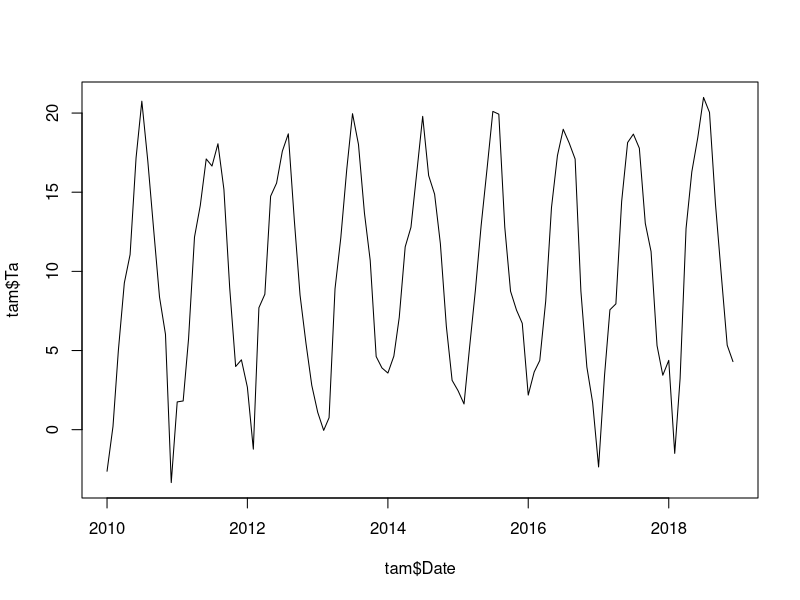
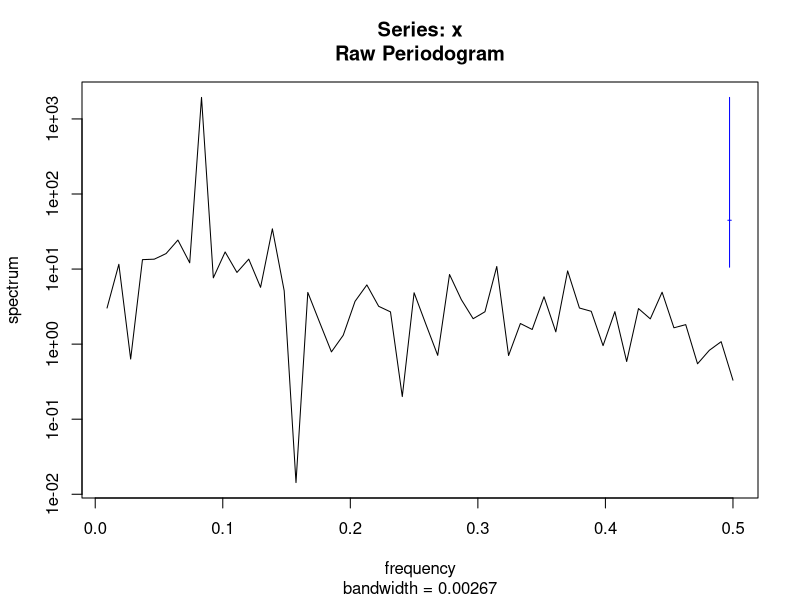
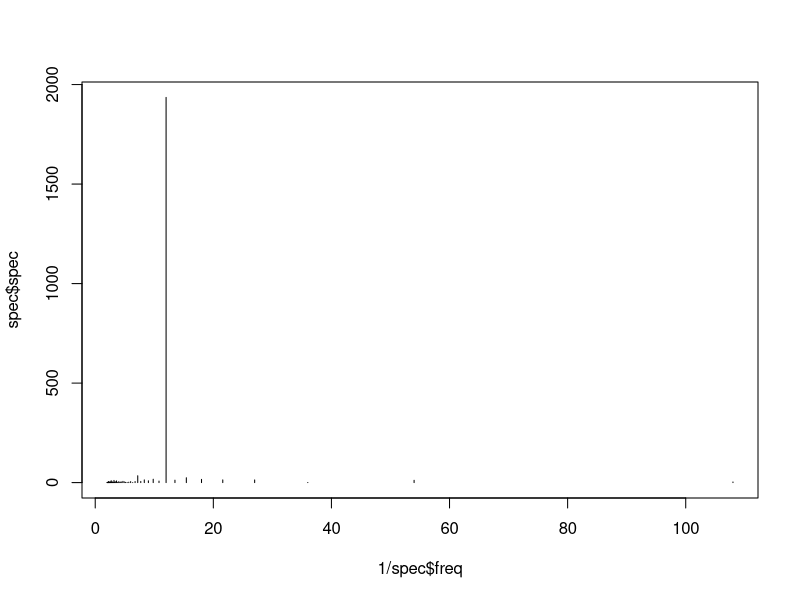
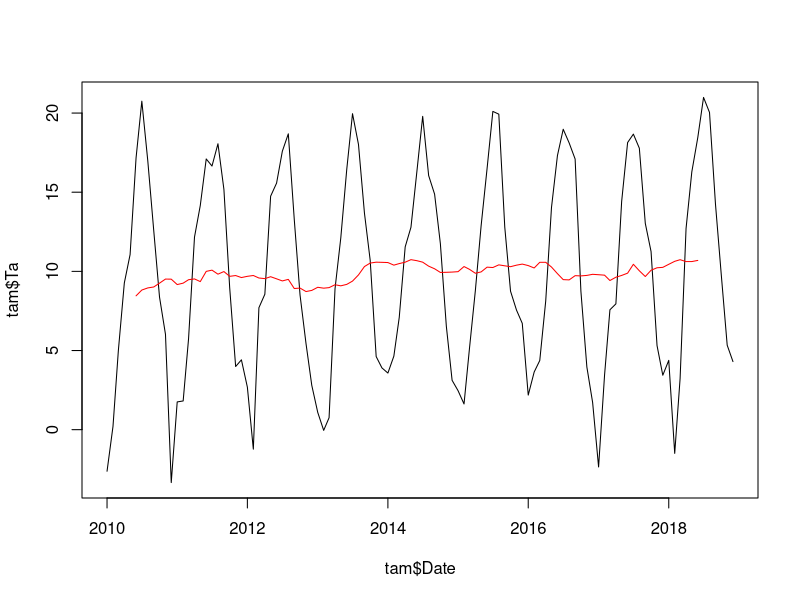
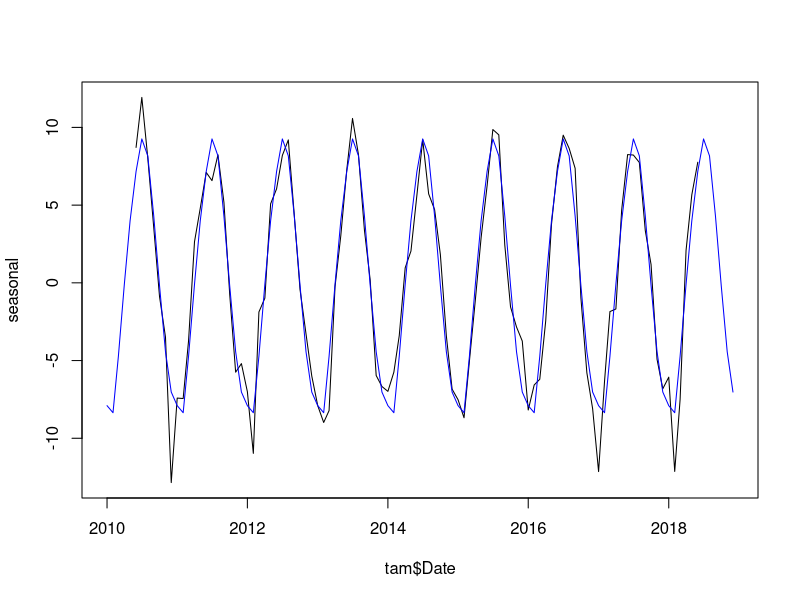
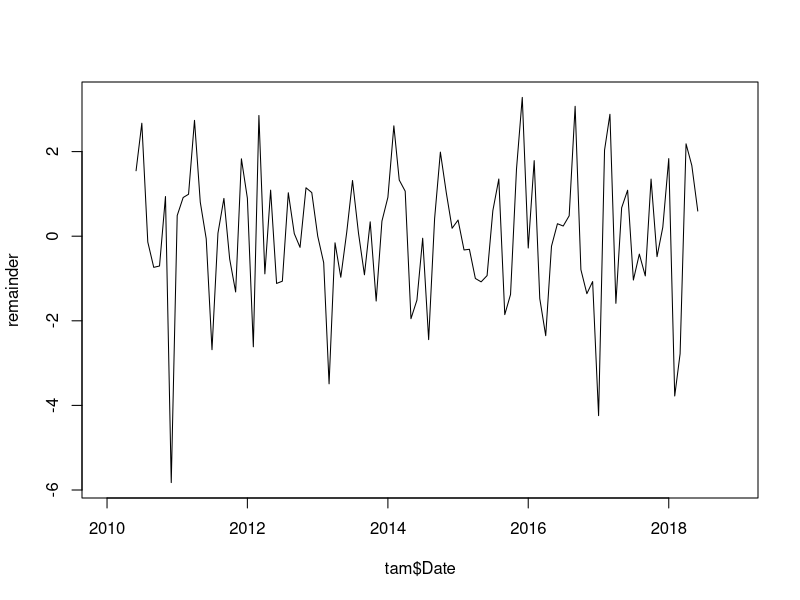
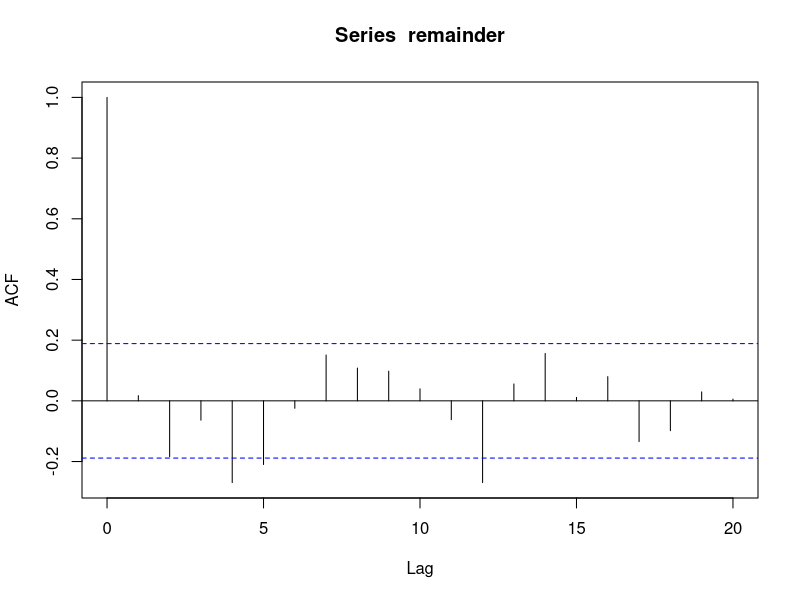
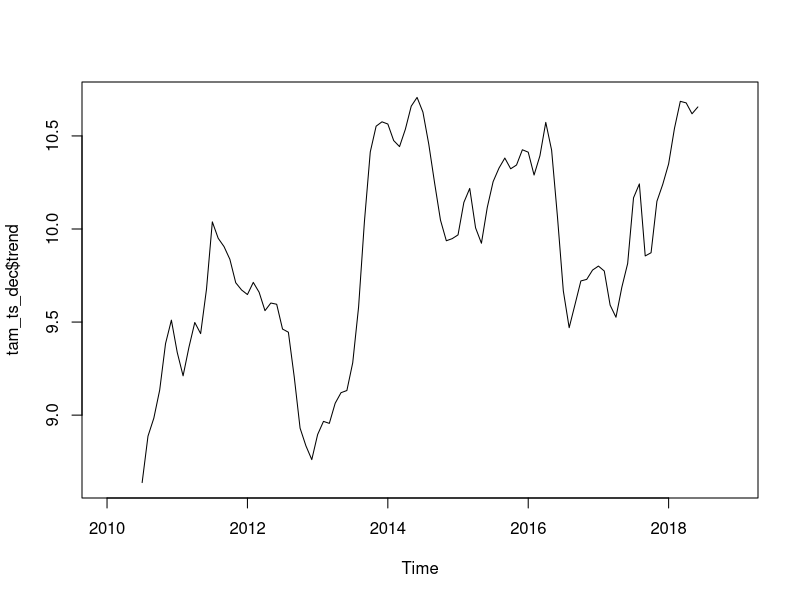

Write R code to recreate these figures, in order.
## ---- chunk 1
knitr::opts_chunk$set(echo=TRUE, warning=TRUE, message=FALSE, fig.width=7, fig.height=5,
  fig.path=getOption("mpg.unit10.fig.path", "figures/unit10/"))
## ---- chunk 2
# read data we saved in unit 9
tam <- read.table("tam.txt", header = TRUE, sep = ";")
tam <- tam[tam$Date >= 201001 & tam$Date <= 201812, ]
expected <- format(seq(as.Date("2010-01-01"), as.Date("2018-12-01"),
                       by = "month"), "%Y%m")
stopifnot(identical(as.character(tam$Date), expected), !anyNA(tam$Ta))
head(tam)
## ---- chunk 3
# convert Date column to POSIXlt Date; added day 01 for the conversion
tam$Date <- strptime(paste0(tam$Date, "01"), format = "%Y%m%d", tz = "Europe/Berlin")

plot(tam$Date, tam$Ta, type = "l")
## ---- chunk 4
spec <- spectrum(tam$Ta)
## ---- chunk 5
plot(1/spec$freq, spec$spec, type = "h")
## ---- chunk 6
1/spec$freq[spec$spec == max(spec$spec)]
## ---- chunk 7
annual_trend <- zoo::rollapply(tam$Ta, 12, mean, align = "center", fill = NA)
plot(tam$Date, tam$Ta, type = "l")
lines(tam$Date, annual_trend, col = "red")
## ---- chunk 8
seasonal <- tam$Ta - annual_trend
month <- as.integer(format(tam$Date, "%m"))
seasonal_mean <- aggregate(seasonal, by = list(month),
                           FUN = mean, na.rm = TRUE)
seasonal_cycle <- seasonal_mean$x[match(month, seasonal_mean$Group.1)]
plot(tam$Date, seasonal, type = "l")
lines(tam$Date, seasonal_cycle, col = "blue")
## ---- chunk 9
remainder <- tam$Ta - annual_trend - seasonal_cycle
plot(tam$Date, remainder, type = "l")
## ---- chunk 10
acf(remainder, na.action = na.pass)
## ---- chunk 11
tam_ts <- ts(tam$Ta, start = c(2010, 1), end = c(2018, 12), frequency = 12)
tam_ts_dec <- decompose(tam_ts)
plot(tam_ts_dec$trend)
## ---- chunk 12
plot(tam_ts_dec)
## ---- chunk 13
tam_ts_stl <- stl(tam_ts, "periodic")
plot(tam_ts_dec$trend, col = "red")
lines(tam_ts_stl$time.series[, 2], col = "blue")
legend("topleft", c("decompose", "stl"), col = c("red", "blue"), lty=c(1,1))
## ---- chunk 14
plot(tam_ts_stl)
## ---- chunk 15
month <- as.integer(format(tam$Date, "%m"))
monthly_mean <- aggregate(tam$Ta, by = list(Month = month), FUN = mean)
tam$Ta_ds <- tam$Ta - monthly_mean$x[match(month, monthly_mean$Month)]
plot(tam$Date, tam$Ta_ds, type = "l")
## ---- chunk 16
lmod <- lm(tam$Ta_ds ~ seq(nrow(tam)))
summary(lmod)
## ---- chunk 17
ts <- as.numeric(format(tam$Date, "%Y")) +
      (as.numeric(format(tam$Date, "%m")) - 1) / 12
lmod <- lm(tam$Ta_ds ~ ts)
summary(lmod)
## ---- chunk 18
plot(ts, tam$Ta_ds, type = "l")
abline(lmod, col = "red")
## ---- chunk 19
season_sin <- sin(2 * pi * (month - 1) / 12)
season_cos <- cos(2 * pi * (month - 1) / 12)
season_model <- lm(tam$Ta ~ season_sin + season_cos)
plot(tam$Date, tam$Ta, type = "l", ylab = "Air temperature (°C)")
lines(tam$Date, fitted(season_model), col = "blue")
